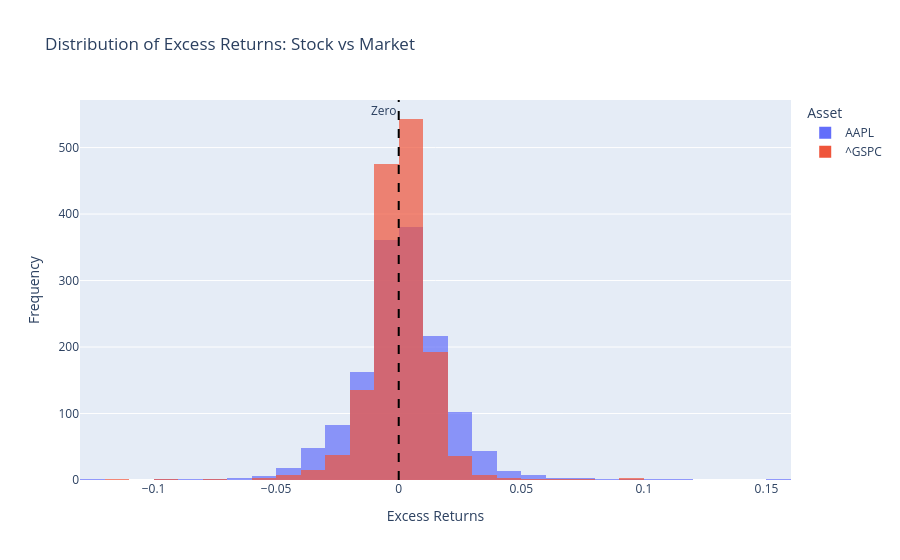

Here is the notebook cell this chart was saved with:
### Code cell
# Create a comparison histogram of excess returns
excess_returns_df = pd.DataFrame({
    'Date': excess_stock_returns.index,
    stock_symbol: excess_stock_returns.values,
    market_index_symbol: excess_market_returns.values
})

# Reshape for plotly
excess_returns_long = excess_returns_df.melt(id_vars='Date', 
                                              value_vars=[stock_symbol, market_index_symbol],
                                              var_name='Asset', 
                                              value_name='Excess Returns')

fig_excess_hist = px.histogram(excess_returns_long, 
                                x='Excess Returns', 
                                color='Asset',
                                title='Distribution of Excess Returns: Stock vs Market',
                                nbins=50,
                                barmode='overlay',
                                opacity=0.7)
fig_excess_hist.update_xaxes(title_text='Excess Returns')
fig_excess_hist.update_yaxes(title_text='Frequency')
fig_excess_hist.add_vline(x=0, line_dash="dash", line_color="black", annotation_text="Zero", annotation_position="top left")
fig_excess_hist.show()

### Figure 1 — Plotly figure (JSON) as saved in the notebook; plotly's stock layout.template omitted (floating-point values rounded to 4 significant figures; data arrays with more than 128 entries replaced by an {"elided": "..."} marker saying what was removed)
{"data": [{"bingroup": "x", "hovertemplate": "Asset=AAPL<br>Excess Returns=%{x}<br>count=%{y}<extra></extra>", "legendgroup": "AAPL", "marker": {"color": "#636efa", "opacity": 0.7, "pattern": {"shape": ""}}, "name": "AAPL", "nbinsx": 50, "orientation": "v", "showlegend": true, "type": "histogram", "x": {"elided": "1465 float values"}, "xaxis": "x", "yaxis": "y"}, {"bingroup": "x", "hovertemplate": "Asset=^GSPC<br>Excess Returns=%{x}<br>count=%{y}<extra></extra>", "legendgroup": "^GSPC", "marker": {"color": "#EF553B", "opacity": 0.7, "pattern": {"shape": ""}}, "name": "^GSPC", "nbinsx": 50, "orientation": "v", "showlegend": true, "type": "histogram", "x": {"elided": "1465 float values"}, "xaxis": "x", "yaxis": "y"}], "layout": {"annotations": [{"showarrow": false, "text": "Zero", "x": 0, "xanchor": "right", "xref": "x", "y": 1, "yanchor": "top", "yref": "y domain"}], "barmode": "overlay", "legend": {"title": {"text": "Asset"}, "tracegroupgap": 0}, "shapes": [{"line": {"color": "black", "dash": "dash"}, "type": "line", "x0": 0, "x1": 0, "xref": "x", "y0": 0, "y1": 1, "yref": "y domain"}], "title": {"text": "Distribution of Excess Returns: Stock vs Market"}, "xaxis": {"anchor": "y", "domain": [0, 1], "title": {"text": "Excess Returns"}}, "yaxis": {"anchor": "x", "domain": [0, 1], "title": {"text": "Frequency"}}}}
